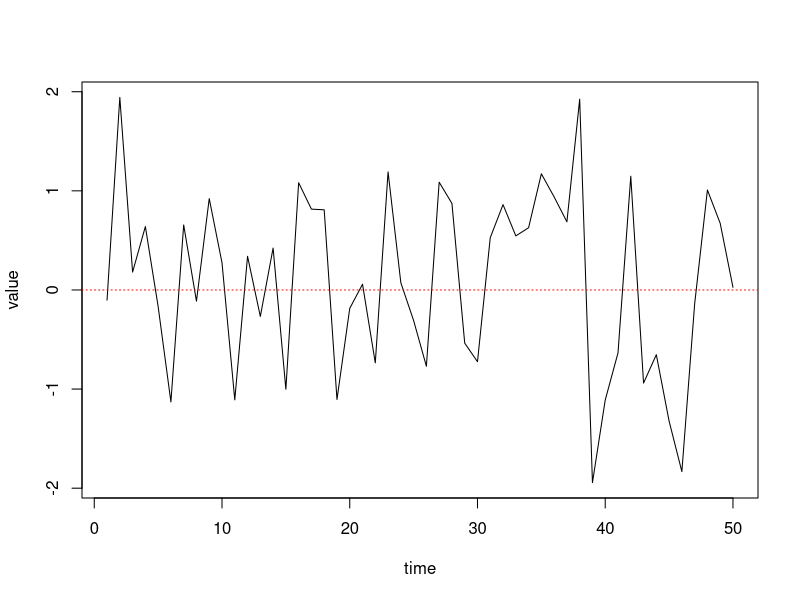
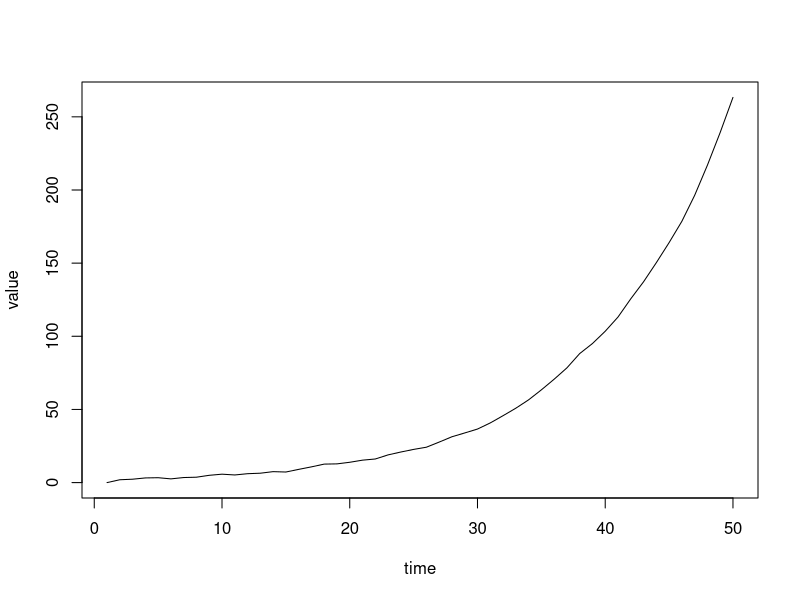
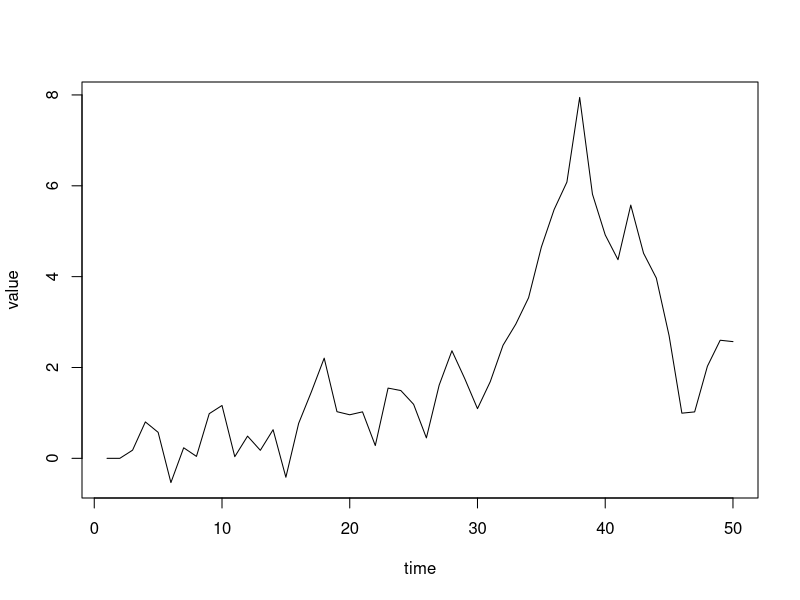

The R script that drew these images, in order:
# R - session 3/21
l=50 #length of our ts
ts1=rnorm(l,0,1)
plot(1:l, ts1, type="l", xlab="time", ylab='value')
abline(h=0, lty=3, col='red')

#Adding autocorrelation
par(mfrow=c(1,1))
beta=1.1
ts2=numeric(l)
for(i in 2:l){
  ts2[i]=ts2[i-1]*beta+ts1[i]
}
plot(1:l, ts2, type='l', xlab="time", ylab='value')


#Now make this an AR(2) model
par(mfrow=c(1,1))
beta1=0.9
beta2=0.1
ts2=numeric(l)
for(i in 3:l){
  ts2[i]=ts2[i-1]*beta1+ts2[i-2]*beta2+ts1[i]
}
plot(1:l, ts2, type='l', xlab="time", ylab='value')
